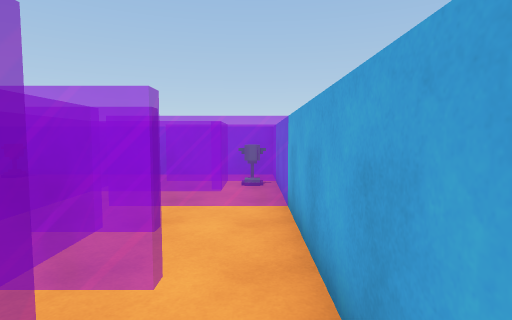
View 1 (above)

20 first-person views from a walk through a Unity game level. The camera is 1.5 m above the floor, tilts 4° down and sees 80° across. The floor is counted in squares, 1 m on a side. Each view is taken from the middle of a square. On the plan, view 1 faces up. The plan holds only what a view shows up to about 15 squares ahead; the rest is blank. The player is left out. Some animated figures are not drawn. Door leaves are left out, so doorways stand open.

View 2
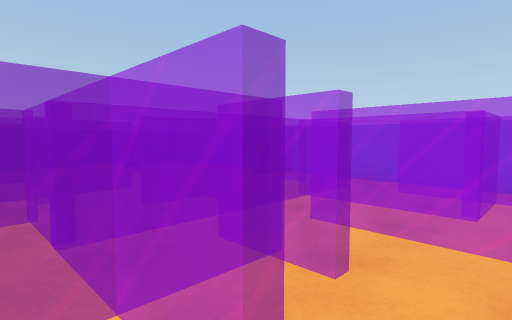

View 3
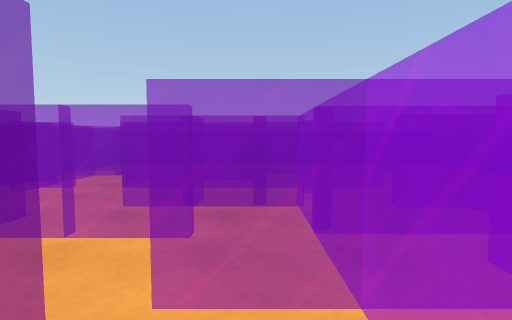

View 4
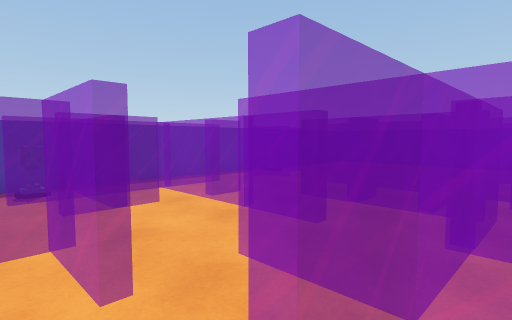

View 5
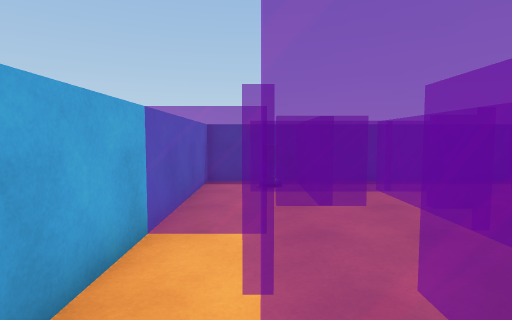

View 6
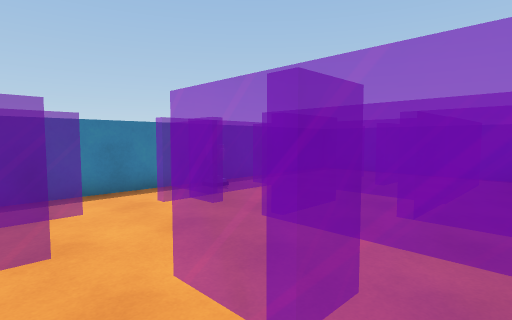

View 7
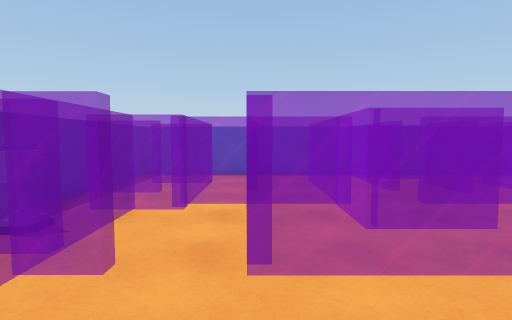

View 8
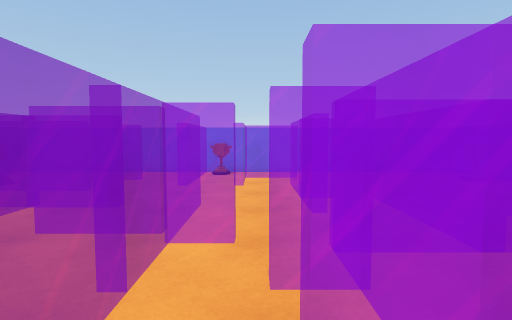

View 9
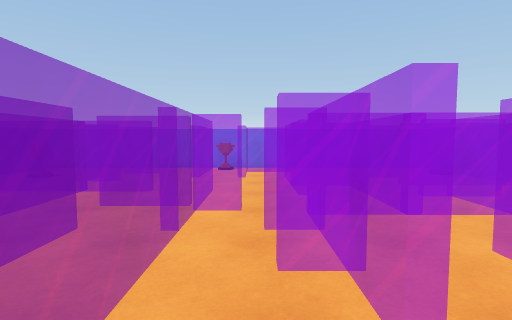

View 10
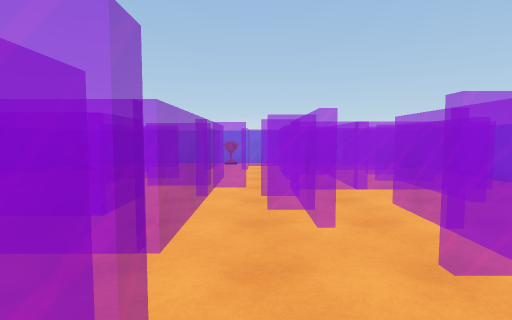

View 11
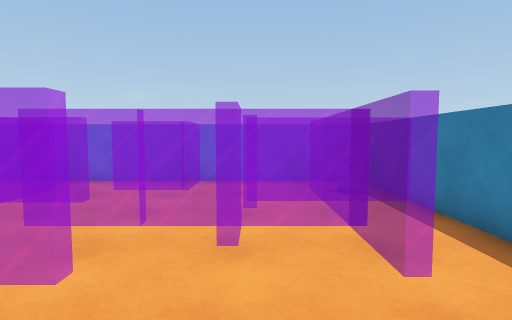

View 12
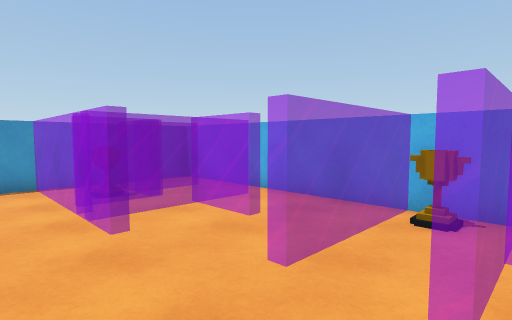

View 13
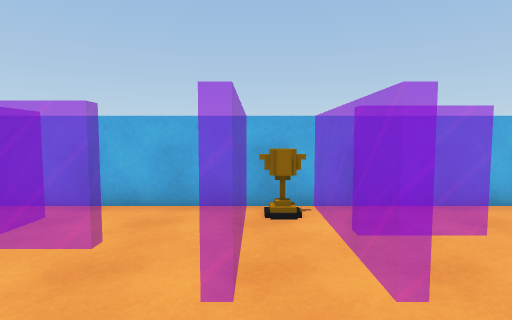

View 14
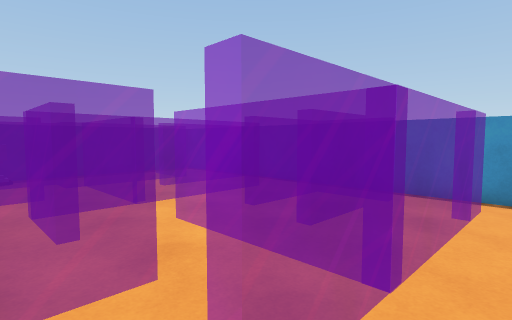

View 15
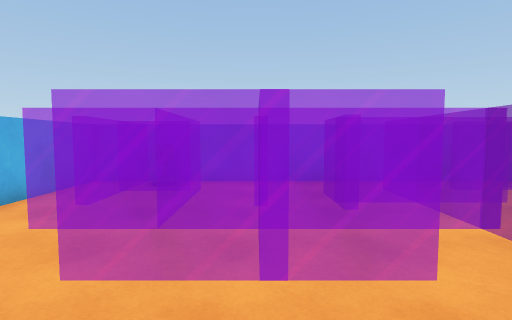

View 16
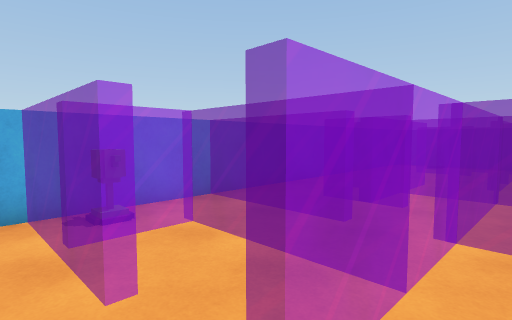

View 17
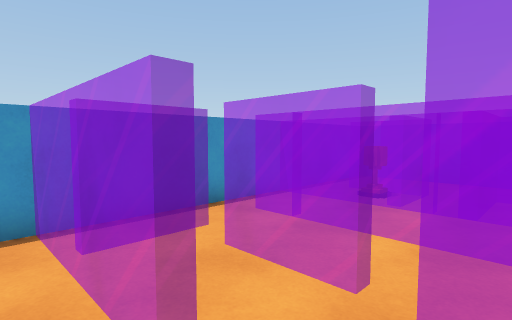

View 18
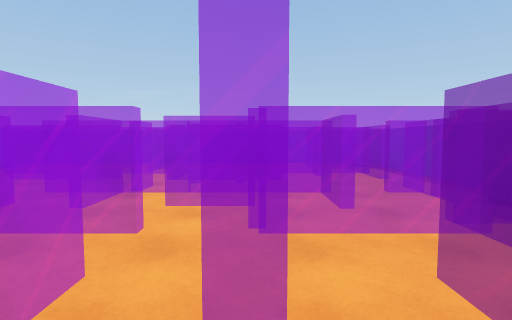

View 19
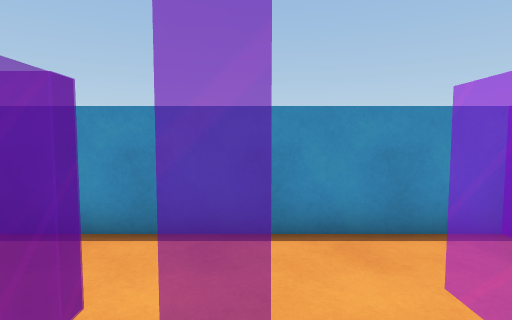

View 20
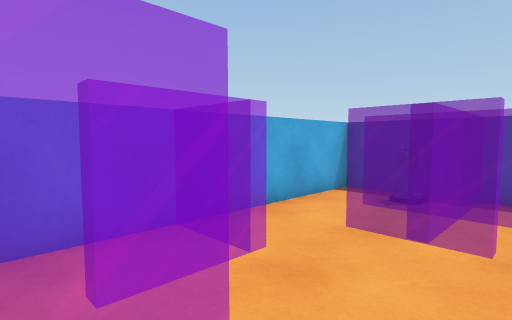

### Floor plan
Key: @ floor where view 1 was taken; # wall or solid block; . floor; D open door; = window, fence, low wall or low ledge; O other object.
Columns run from 19 left of view 1 to 1 right of it. Each row starts with its distance up from view 1.
 13 #####################
 12 ##==#=...=O.........#
 11 ##==#=...====.=.====#
 10 #=======.==...=...=O#
  9 ##OO==...DD.=.=====.#
  8 #======.....=.=.....#
  7 #.....D.....===.====#
  6 #.====D==.=.=.=..D..#
  5 #.....=...=.=.===D..#
  4 #.=====.===...=#=...#
  3 #.=...=...=========.#
  2 #====.=.=.===...=...#
  1 #..D....=.===.=.=DD.#
  0 #.=D=====.=.=.=...=@#
 -1 #.....=...=.=.=...==#
 -2 #====.=.===...=.....#
 -3 #.....=......==.==..#
 -4 #DD====...=...=.=...#
 -5 #DD========.=======.#
 -6 #...===#O=......=OO.#
 -7 #####################

Where each view was taken, in squares from view 1:
view 1: 0 up, 0 right, facing up
view 2: 2 up, 0 right, facing up-left
view 3: 2 up, 0 right, facing left
view 4: 4 up, 0 right, facing down-left
view 5: 4 up, 1 left, facing down
view 6: 2 up, 5 left, facing down-left
view 7: 2 down, 6 left, facing left
view 8: 1 down, 8 left, facing up
view 9: 3 down, 8 left, facing up
view 10: 6 down, 8 left, facing up
view 11: 3 down, 10 left, facing right
view 12: 6 up, 8 left, facing up-left
view 13: 6 up, 10 left, facing up
view 14: 7 up, 10 left, facing down-left
view 15: 7 up, 10 left, facing right
view 16: 12 up, 6 left, facing down-right
view 17: 1 up, 13 left, facing up-left
view 18: 0 up, 18 left, facing right
view 19: 2 down, 14 left, facing left
view 20: 2 up, 4 left, facing down-right
